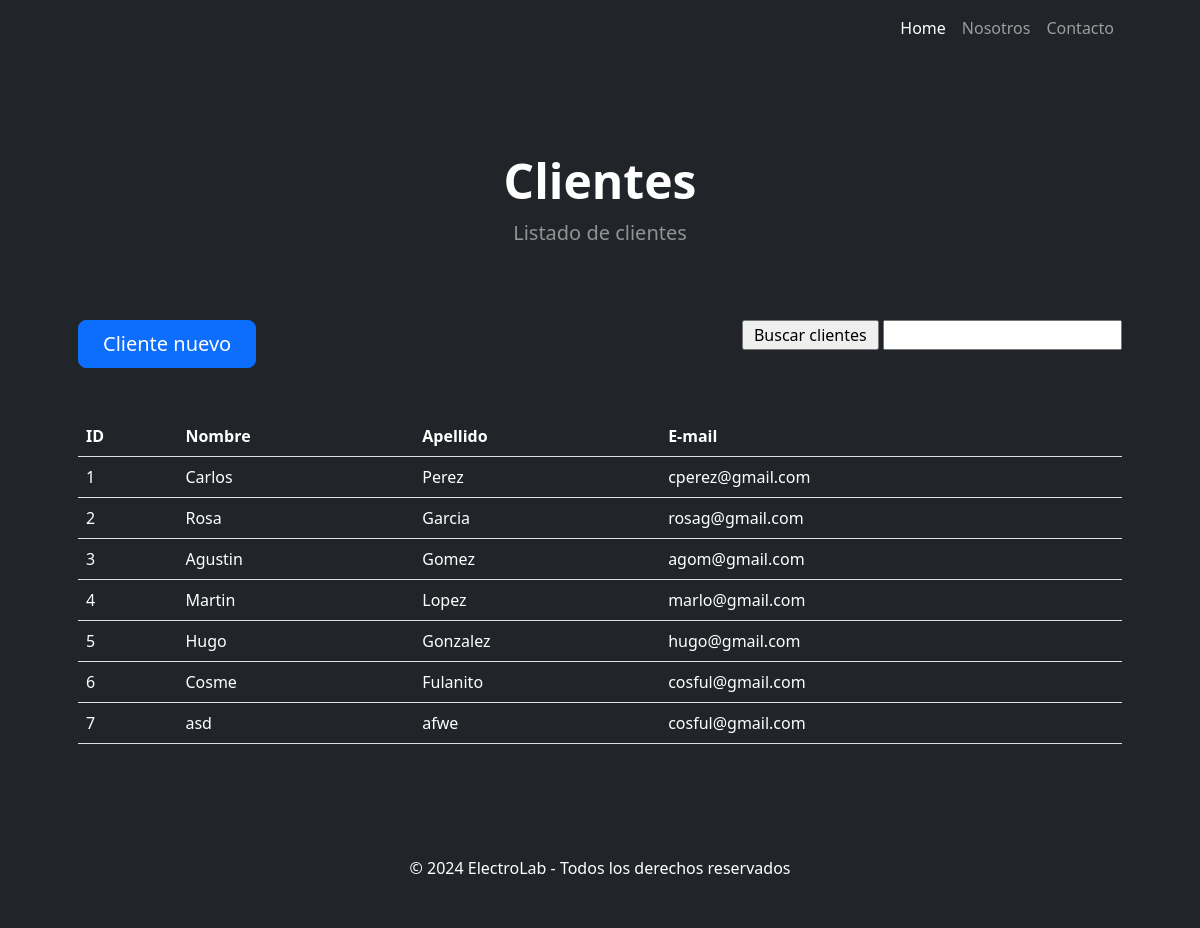
The app's page /AppSitio/clientes/, older data.
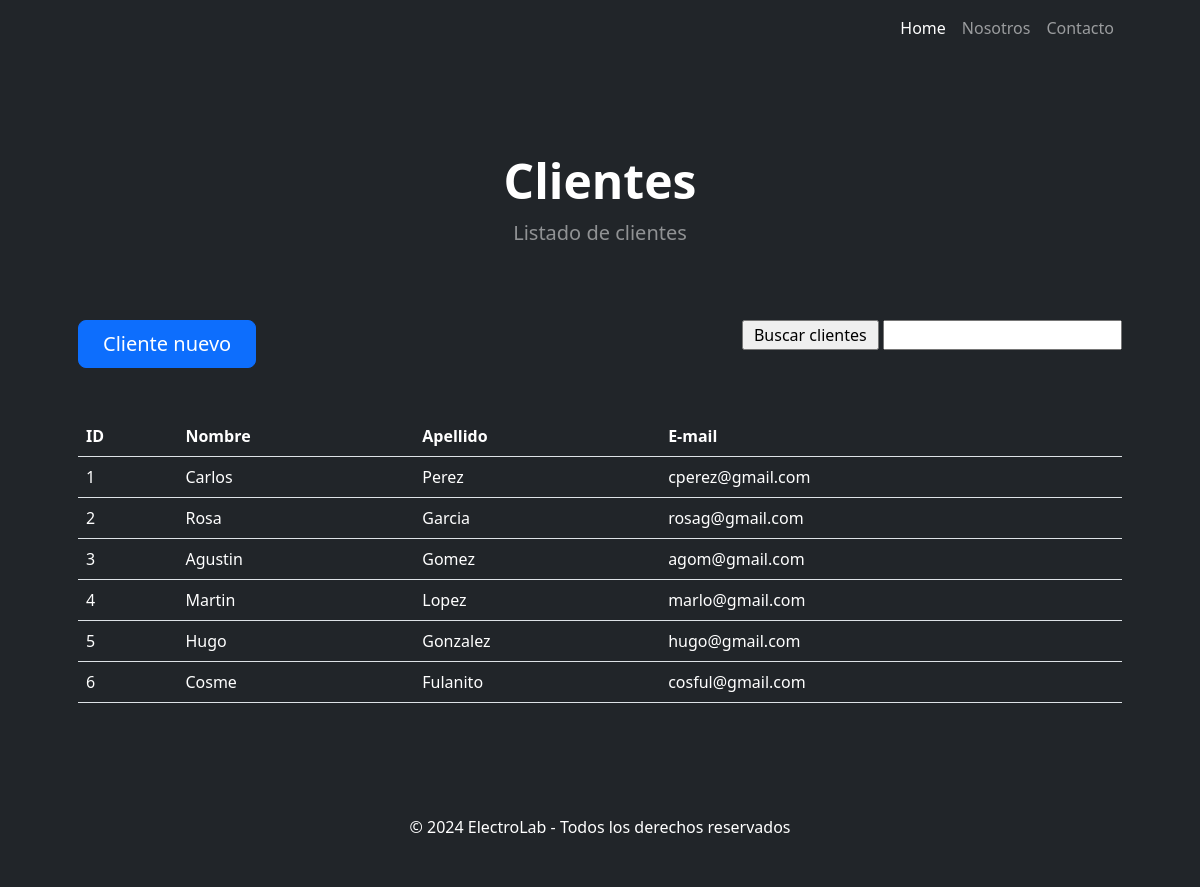
The same page, newer data.
### AppSitio/models.py (models this page shows, shortened)
class Cliente(models.Model):
    nombre = models.CharField(max_length=50)
    apellido = models.CharField(max_length=50)
    email = models.EmailField()

### AppSitio/views.py (the view)
# urls.py: path('clientes/', clientes, name = "clientes"),
def clientes(request):
    contexto = {'clientes': Cliente.objects.all()}
    return render(request, "AppSitio/clientes.html", contexto)

### AppSitio/templates/AppSitio/clientes.html (shortened to what this page needs)
{% extends "AppSitio/home.html" %}
{% block principal %}
<h1 class="display-5 fw-bolder text-white mb-2">Clientes</h1>
<p class="lead text-white-50 mb-4">Listado de clientes</p>
{% endblock principal %}
{% block agregar %}
<div style="display: flex; justify-content: space-between;">
    <a class="btn btn-primary btn-lg px-4 me-sm-3" href="{% url 'clienteForm' %}">Cliente nuevo</a>
    <form action="{% url 'buscarClientes' %}" method="get">
        <input type="submit" value=" Buscar clientes ">
        <input type="text" name="buscar" id="buscar" required>
    </form>
</div>
<br>
<br>
    <table class="table text-white">
        <thead>
            <tr>
                <th>ID</th>
                <th>Nombre</th>
                <th>Apellido</th>
                <th>E-mail</th>
            </tr>
        </thead>
        <tbody>
    {% for c in clientes %}
            <tr>
                <td>{{ c.id }}</td>
                <td>{{ c.nombre }}</td>
                <td>{{ c.apellido }}</td>
                <td>{{ c.email }}</td>
            </tr>
    {% endfor %}
        </tbody>
    </table>
{% endblock agregar %}

Row changes from the older to the newer data that the page shows:
removed Cliente: id "7", nombre "asd", apellido "afwe", email "cosful@gmail.com"
